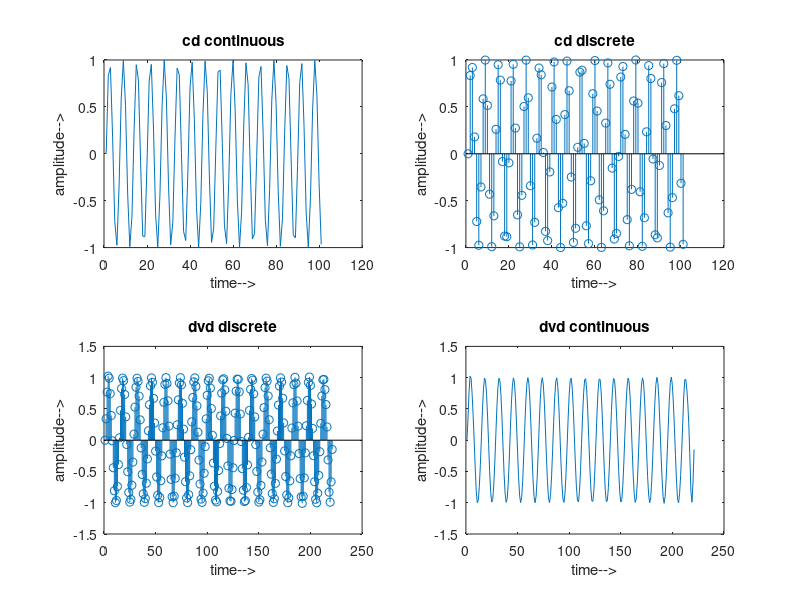

Recreate this plot in MATLAB.
% Program to convert CD data into DVD data
clc;
clear all; 
close all;
fm=input('enter the signal frequency fm:');
fs=input('enter the sampling frequency fs:');
T=input('enter the duration of the signal in seconds:');
dt=1/fs;
t=0:pi/100:pi;
m=sin(2*pi*fm*t);
subplot(2,2,1);
plot(m);
xlabel('time-->');
ylabel('amplitude-->');
title("cd continuous");
subplot(2,2,2);
stem(m);
xlabel('time-->');
ylabel('amplitude-->');
title("cd discrete");
y=resample(m,96,44);
subplot(2,2,3)
stem(y);
xlabel('time-->');
ylabel('amplitude-->');
title("dvd discrete");
subplot(2,2,4)
plot(y);
xlabel('time-->');
ylabel('amplitude-->');
title("dvd continuous");